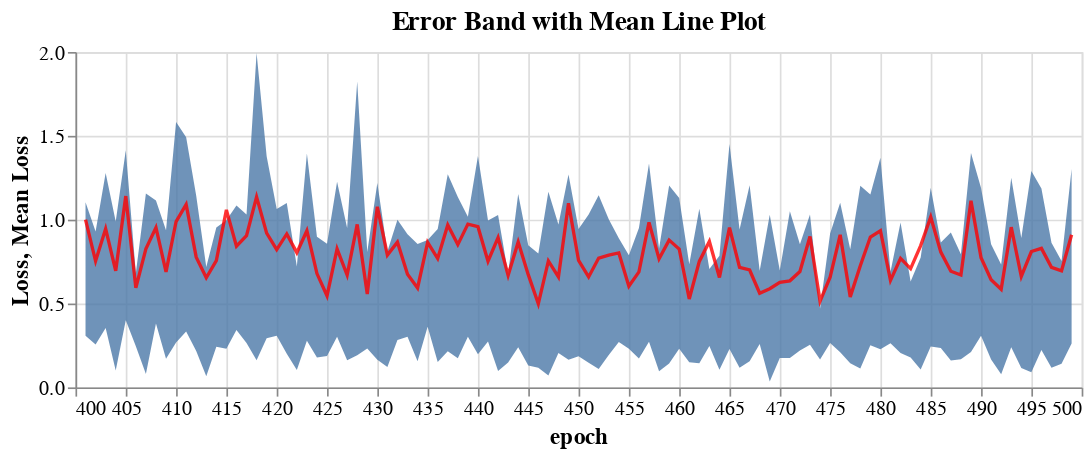

Notebook cell for this chart:
### Code cell
import altair as alt

error_band = alt.Chart(db.query('epoch > 400')).mark_errorband(extent='iqr', opacity = 0.8).encode(
    x='epoch:Q',
    y=alt.Y('loss:Q', title='Loss'),
).properties(
    title='Error Band with Mean Line Plot',
    width=600,
    height=200
)

mean_line = alt.Chart(db.query('epoch > 400')).mark_line(color='red').encode(
    x='epoch:Q',
    y=alt.Y('mean(loss):Q', title='Mean Loss')
)

(error_band + mean_line).configure_mark(
    opacity=0.8
).configure_axis(
    labelFontSize=12,
    titleFontSize=14
).configure_title(
    fontSize=16
)

### Figure 1 — Vega-Lite specification as saved in the notebook (floating-point values rounded to 4 significant figures; data arrays with more than 128 entries replaced by an {"elided": "..."} marker saying what was removed)
{"config": {"view": {"continuousWidth": 300, "continuousHeight": 300}, "axis": {"labelFontSize": 12, "titleFontSize": 14}, "mark": {"opacity": 0.8}, "title": {"fontSize": 16}}, "layer": [{"data": {"name": "data-502402dba799fa904b90c193ce1236f9"}, "mark": {"type": "errorband", "extent": "iqr", "opacity": 0.8}, "encoding": {"x": {"field": "epoch", "type": "quantitative"}, "y": {"field": "loss", "title": "Loss", "type": "quantitative"}}, "title": "Error Band with Mean Line Plot"}, {"data": {"name": "data-502402dba799fa904b90c193ce1236f9"}, "mark": {"type": "line", "color": "red"}, "encoding": {"x": {"field": "epoch", "type": "quantitative"}, "y": {"aggregate": "mean", "field": "loss", "title": "Mean Loss", "type": "quantitative"}}}], "height": 200, "width": 600, "$schema": "https://vega.github.io/schema/vega-lite/v5.17.0.json", "datasets": {"data-502402dba799fa904b90c193ce1236f9": {"elided": "5837 records"}}}
